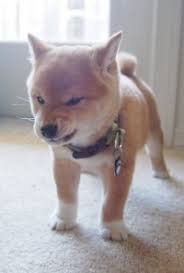
#> input picture Clustering/dog.jpg, 184 x 273 px
$ jupyter execute 'h06_김현민_20171609.ipynb'
#> lines starting #> are read from the running program, lines starting #| are printed output that depends on the picture
[cell 1]
import numpy as np
import matplotlib.pyplot as plt
import random

points = [np.random.randn(2) for _ in range(1000)]
points.extend([np.random.randn(2) + np.array([5,3]) for _ in range(1000)])
points.extend([np.random.randn(2) + np.array([0,9]) for _ in range(1000)])

points = np.array(points)
# [6 lines of commented-out code are left out]
plt.scatter(*zip(*points))
plt.show()
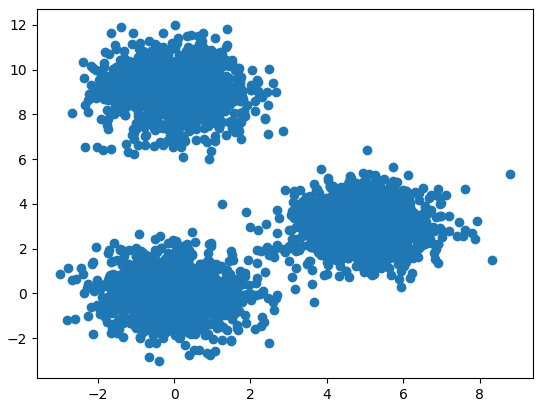
#> figure drawn by matplotlib, 1 panel

[cell 2]
def assign(p, centroids):
  min_dist_centroid_idx = -1
  min_dist = 9 ** 9
  for i,c in enumerate(centroids):
    dist = np.sum((c-p)**2)
    if min_dist > dist:
      min_dist_centroid_idx = i
      min_dist = dist

  return min_dist_centroid_idx
  # return min(range(k), key=lambda i: np.dot(centroids[i]-point, centroids[i]-point))
  #
def compute_centroids(assignments, points, k):
  clusters = [[]for _ in range(k)]

  for a, p in zip(assignments, points):
    clusters[a].append(p)

  return [np.mean(c,axis=0) for c in clusters]


def kmeans(k, points):
#> called with k = 3, points = array of shape (3000, 2)
  pre_assignments = []
  # 1.랜덤으로 centroid 선택
  centroids = points[np.random.choice(points.shape[0], replace=False, size=k)]

  for epoch in range(10):
    # 2. 각 점마다 가장 가까운 centroid의 cluster에 점 할당
    assignments = [assign(p,centroids) for p in points]

    # 3. cluster의 평균을 구해서 centroid 업데이트
    centroids = compute_centroids(assignments, points, k=k)

    # 4. cluster가 변했는지 확인하고, 변했으면 계속, 변하지 않았으면 멈춤
    if (assignments == pre_assignments):
      break

  return assignments, centroids #for 안에서 만든거 밖에서 사용 가능!!

[cell 3]
k = 3
a, c = kmeans(k, points)

clusters = [ [] for _ in range(k)]

for aa, p in zip(a, points):
  clusters[aa].append(p)

for clst in clusters:
  plt.scatter(*zip(*clst))

plt.scatter(*zip(*c), c="red")
plt.show()
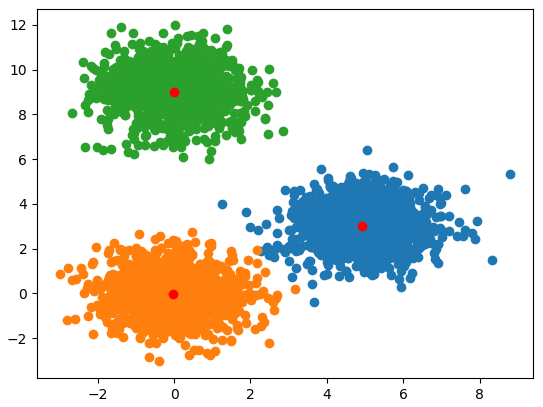
#> figure drawn by matplotlib, 1 panel

[cell 4]
from PIL import Image

img = Image.open("dog.jpg")
#> img is the input picture: PIL image 184x273 RGB; mean R, G, B 170.8, 163.7, 165

width = 200
height = width * img.height // img.width # img.width : img.height = 200 : x
#> height = 296

img = img.resize((width, height))
#> img: PIL image 200x296 RGB

plt.imshow(img)
plt.show()

pixels = np.array(img) # 이미지를 배열로 만들어줌

k = 10

pixels = pixels.reshape(height*width, 3)

assignments, centroid = kmeans(k,pixels)

for i, a in zip(range(pixels.shape[0]), assignments):
  pixels[i] = centroid[a]

pixels = pixels.reshape(height, width,3)
img_remastered = Image.fromarray(pixels, "RGB")

plt.imshow(img_remastered)
plt.show()
